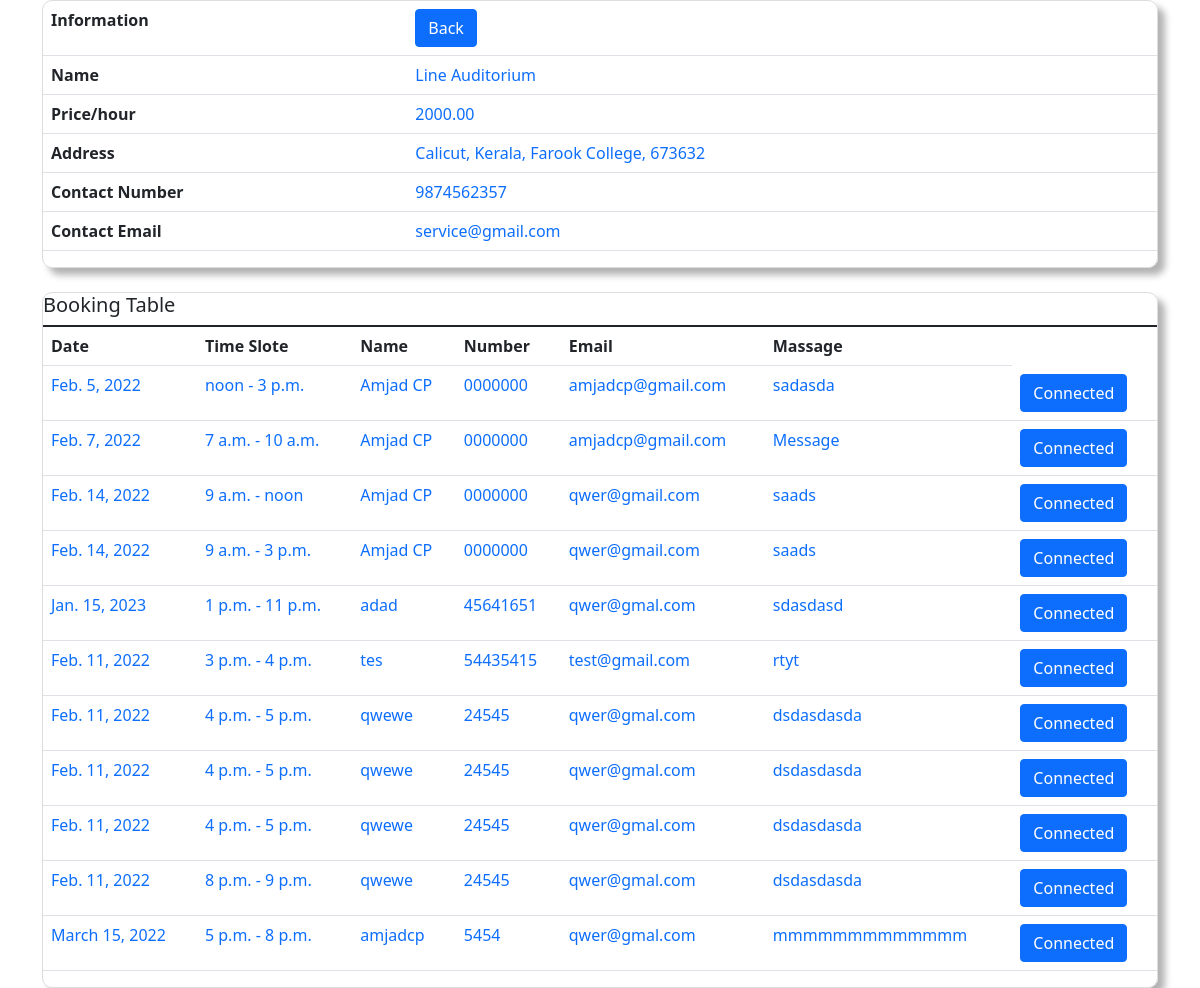
The page /serviceprovider/auditorium-dashboard/service@gmail.com/2 (signed in) on the database as committed earlier.
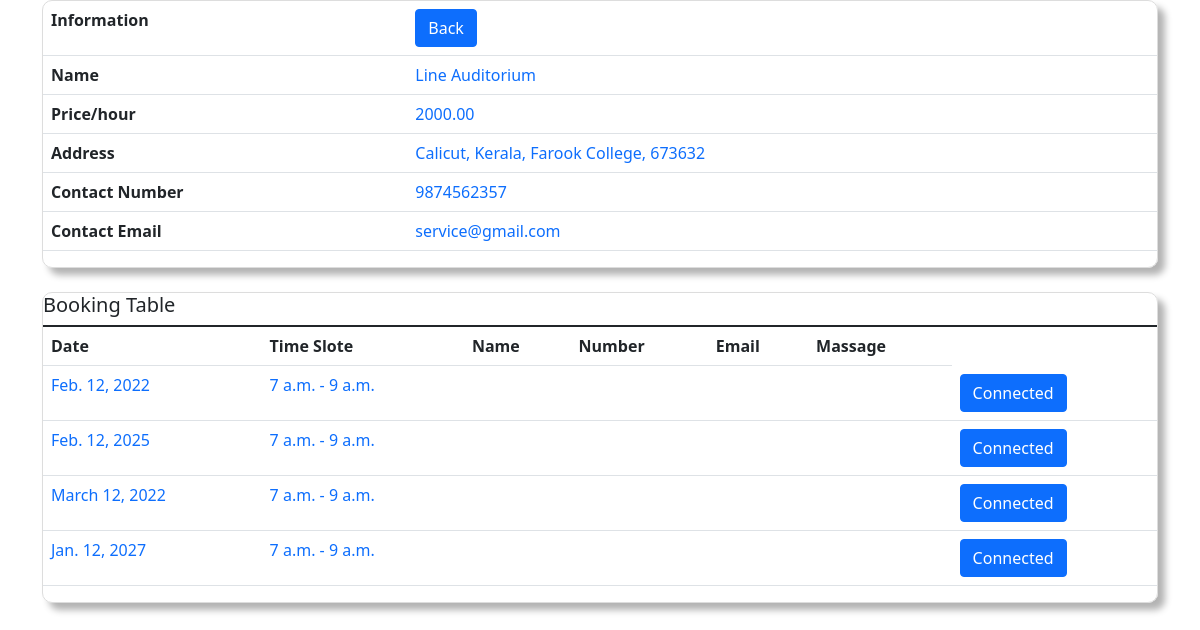
The same page on the database as committed later.
### serviceprovider/models.py (models this page shows, shortened)
class Book(models.Model):
    auditorium = models.ForeignKey(Auditorium, on_delete=models.CASCADE)
    user = models.ForeignKey(User, on_delete=models.CASCADE)
    book_name = models.CharField(max_length=30)
    book_number = models.CharField(max_length=15)
    book_email = models.EmailField()
    date = models.DateField()
    from_time = models.TimeField()
    to_time = models.TimeField()
    message = models.TextField(max_length=200)
    connected = models.BooleanField(default=False)

### serviceprovider/views.py (the view)
# urls.py: path('auditorium-dashboard/<str:user>/<int:id>', auditorium_dashboard, name='auditorium-dashboard'),
@login_required
def auditorium_dashboard(request, user, id):
    auditorium = Auditorium.objects.get(id=id)
    books = Book.objects.filter(auditorium=auditorium)
    context = {'auditorium':auditorium, 'books':books}
    return render(request, 'auditorium_dashboard.html', context=context)

### serviceprovider/templates/auditorium_dashboard.html (shortened to what the changed rows need)
<html>
    <head>
       <link href="https://cdn.jsdelivr.net/npm/bootstrap@5.1.3/dist/css/bootstrap.min.css" rel="stylesheet">
    </head>
    <body>
        <br>
        <div class="container bootstrap snippets bootdey">
            <div class="panel-body inf-content">
                <div class="row">
                        <div class="table-responsive">
                            <table class="table table-user-information">
                                <thead>
                                    <h5>
                                        Booking Table
                                    </h5>
                                </thead>
                                <tbody>
                                    {% for book in books %}
                                    <tr>
                                        <td>
                                            <span class="glyphicon glyphicon-asterisk text-primary">{{book.date}}</span>
                                        </td>
                                        <td>
                                            <span class="glyphicon glyphicon-asterisk text-primary">{{book.from_time}} - {{book.to_time}}</span>
                                        </td>
                                        <td>
                                            <span class="glyphicon glyphicon-asterisk text-primary">{{book.book_name}}</span>
                                        </td>
                                        <td>
                                            <span class="glyphicon glyphicon-asterisk text-primary">{{book.book_number}}</span>
                                        </td>
                                        <td>
                                            <span class="glyphicon glyphicon-asterisk text-primary">{{book.book_email}}</span>
                                        </td>
                                        <td>
                                            <span class="glyphicon glyphicon-asterisk text-primary">{{book.message}}</span>
                                        </td>
                                        <td>
                                            {% if book.connected == False %}
                                            <a class="btn btn-primary" href="{% url 'home:connected' book.id %}">Connected</a>
                                            {% elif book.connected == True %}
                                            <a class="btn btn-danger" href="{% url 'home:remove' book.id %}">Spam</a>
                                            {% elif date >= book.date%}
                                            <a class="btn btn-primary" href="{% url 'home:remove' book.id %}">Clear</a>
                                            {% endif %}
                                        </td>
                                    </tr>
                                    {%endfor%}
                                </tbody>
                            </table>
                        </div>
                    </div>
                </div>
            </div>
    </body>
</html>

Rows that differ between the two databases and show on the page:
removed Book: date "Feb. 5, 2022", from_time "noon", to_time "3 p.m.", book_name "Amjad CP", book_number "0000000", book_email "amjadcp@gmail.com", message "sadasda", connected "Connected"
removed Book: date "Feb. 7, 2022", from_time "7 a.m.", to_time "10 a.m.", book_name "Amjad CP", book_number "0000000", book_email "amjadcp@gmail.com", message "Message", connected "Connected"
removed Book: date "Feb. 14, 2022", from_time "9 a.m.", to_time "noon", book_name "Amjad CP", book_number "0000000", book_email "qwer@gmail.com", message "saads", connected "Connected"
removed Book: date "Feb. 14, 2022", from_time "9 a.m.", to_time "3 p.m.", book_name "Amjad CP", book_number "0000000", book_email "qwer@gmail.com", message "saads", connected "Connected"
removed Book: date "Jan. 15, 2023", from_time "1 p.m.", to_time "11 p.m.", book_name "adad", book_number "45641651", book_email "qwer@gmal.com", message "sdasdasd", connected "Connected"
removed Book: date "Feb. 11, 2022", from_time "3 p.m.", to_time "4 p.m.", book_name "tes", book_number "54435415", book_email "test@gmail.com", message "rtyt", connected "Connected"
removed Book: date "Feb. 11, 2022", from_time "4 p.m.", to_time "5 p.m.", book_name "qwewe", book_number "24545", book_email "qwer@gmal.com", message "dsdasdasda", connected "Connected"
removed Book: date "Feb. 11, 2022", from_time "4 p.m.", to_time "5 p.m.", book_name "qwewe", book_number "24545", book_email "qwer@gmal.com", message "dsdasdasda", connected "Connected"
removed Book: date "Feb. 11, 2022", from_time "4 p.m.", to_time "5 p.m.", book_name "qwewe", book_number "24545", book_email "qwer@gmal.com", message "dsdasdasda", connected "Connected"
removed Book: date "Feb. 11, 2022", from_time "8 p.m.", to_time "9 p.m.", book_name "qwewe", book_number "24545", book_email "qwer@gmal.com", message "dsdasdasda", connected "Connected"
removed Book: date "March 15, 2022", from_time "5 p.m.", to_time "8 p.m.", book_name "amjadcp", book_number "5454", book_email "qwer@gmal.com", message "mmmmmmmmmmmmm", connected "Connected"
added Book: date "Feb. 12, 2022", from_time "7 a.m.", to_time "9 a.m.", connected "Connected"
added Book: date "Feb. 12, 2025", from_time "7 a.m.", to_time "9 a.m.", connected "Connected"
added Book: date "March 12, 2022", from_time "7 a.m.", to_time "9 a.m.", connected "Connected"
added Book: date "Jan. 12, 2027", from_time "7 a.m.", to_time "9 a.m.", connected "Connected"
